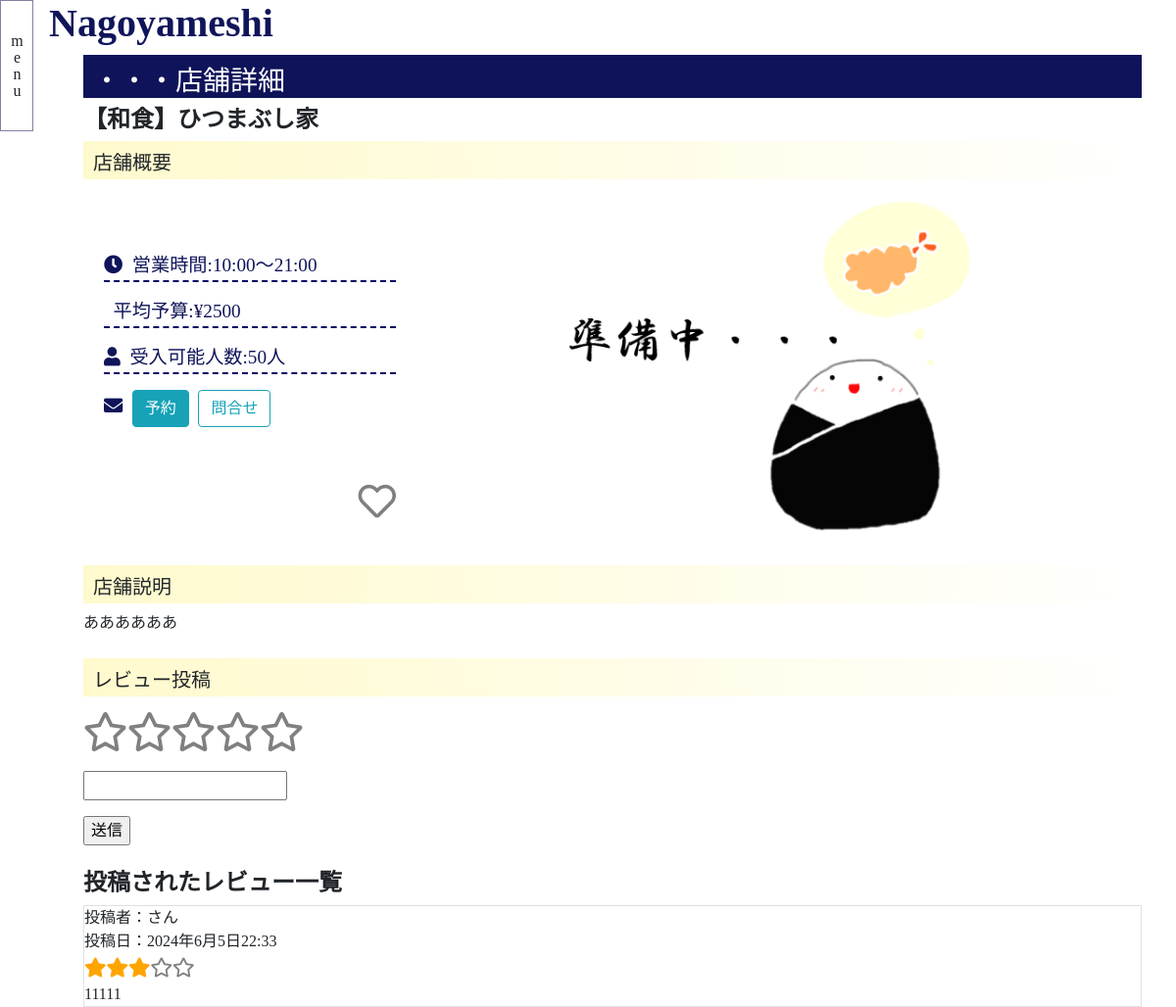
/restaurant/1/, run on an earlier commit of the app's database.
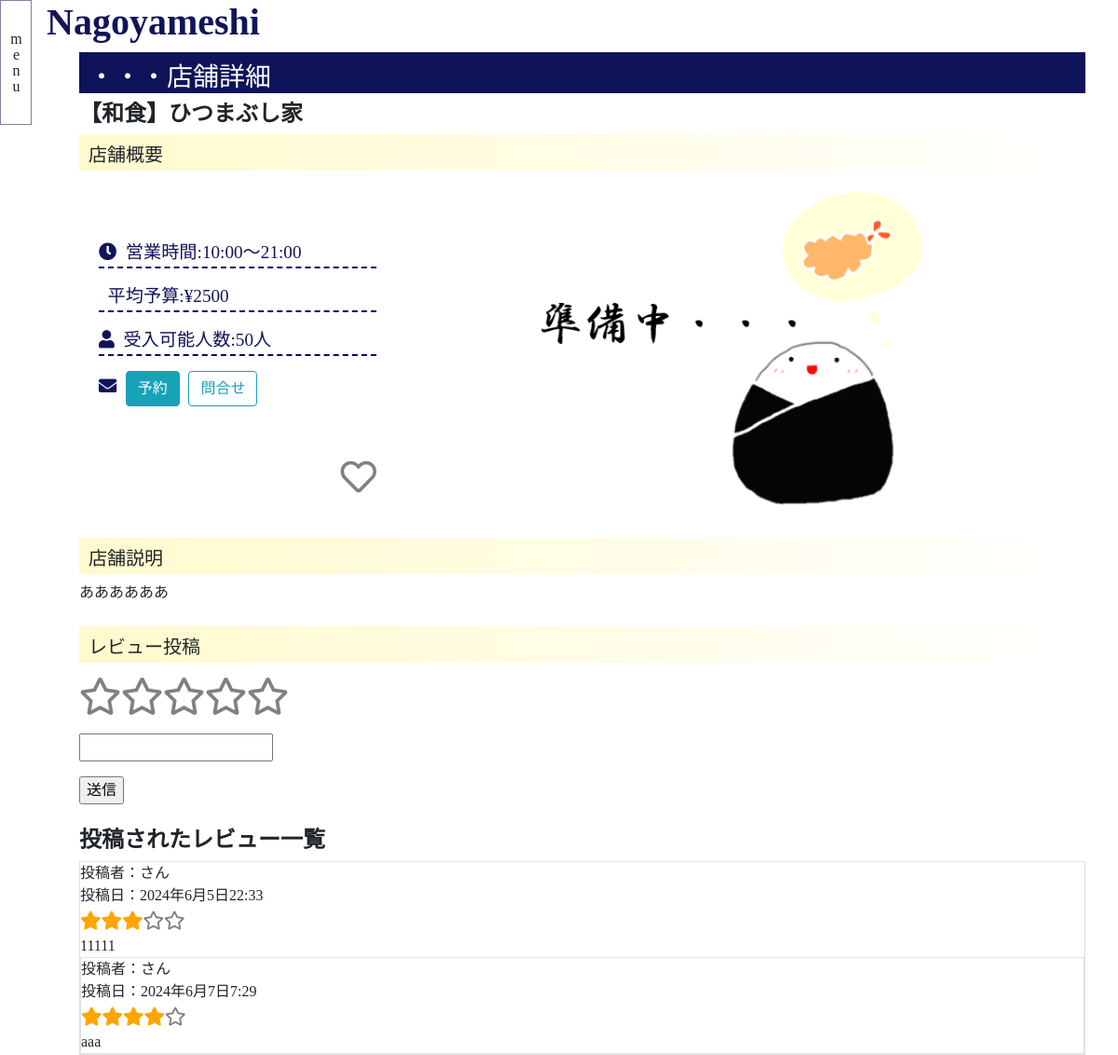
And on a later commit of the database.
### nagoyameshi/models.py (models this page shows)
class Review(models.Model):
    created_date = models.DateTimeField(verbose_name="作成日時", auto_now_add=True)
    user = models.ForeignKey(User, verbose_name="レビューユーザー", on_delete=models.CASCADE)
    restaurant = models.ForeignKey(Restaurant, verbose_name="対象飲食店", on_delete=models.CASCADE)
    comment = models.TextField(verbose_name="コメント")
    stars = models.IntegerField(verbose_name="評価", validators=[MinValueValidator(1),MaxValueValidator(5)])
    def star_icon(self):
        dic                 = {}
        dic["true_star"]    = self.stars * " "
        dic["false_star"]   = (5-self.stars)* " "
        return dic

### nagoyameshi/views.py (the view)
class RestaurantView(View):
    def get(self, request, pk, *args, **kwargs):
        print(pk)
        context = {}
        context["restaurant"]   = Restaurant.objects.filter(id=pk).first()
        context["reviews"]      = Review.objects.filter(restaurant=pk)
        return render(request, "nagoyameshi/restaurant.html", context)

### nagoyameshi/models.py (called while the page is built)
    def __str__(self):
        return self.name

### templates/nagoyameshi/restaurant.html (shortened to what this page needs)
{% extends "nagoyameshi/base.html" %}
{% block main %}
<div class="container">
<div class="table-responsive">
<section>
<h3>・・・店舗詳細</h3>
<h4>【{{ restaurant.category }}】{{ restaurant.name }}</h4>
<table style="width: 100%;">
  <tr>
  <h5>&nbsp;&nbsp;店舗概要</h5>
  <td>
          <br>
          <br>
        <ul class="outline">
          <div class="outline-list"><i class="fas fa-clock"></i>&nbsp;&nbsp;営業時間:{{ restaurant.start }}～{{ restaurant.end }}</div>
            <p class="u-line"></p>
          <div class="outline-list">&nbsp;&nbsp;平均予算:¥{{ restaurant.budget }}</div>
            <p class="u-line"></p>
          <div><i class="fas fa-user"></i>&nbsp;&nbsp;受入可能人数:{{ restaurant.capacity }}人</div>
            <p class="u-line"></p>
          <div>
          <i class="fas fa-envelope"></i>&nbsp;
          <input type="submit" value="予約" class="btn btn-info">&nbsp;
          <input type="submit" value="問合せ" class="btn btn-outline-info">
          </div>
          <br>
          <br>
          <div style="text-align: right;">
            <form action="{% url 'nagoyameshi:fav' restaurant.id %}" method="post">
              <label id="fav_check_label"  for="fav_submit">
                {% if is_faved %}
                <div class="on_fav"><i class="fas fa-heart fa-2x"></i></div>
                {% else %}
                <div class="off_fav"><i class="far fa-heart fa-2x"></i></div>
                {% endif %}
              </label>
          </form>
        </div>
        </ul>
      <td style="text-align: center;">
        <img src="{{ restaurant.img.url }}" alt="店舗画像" style="width: 70%; height: auto;">
      </td>
    </tr>
  </table>
  </div>
<h5>&nbsp;&nbsp;店舗説明</h5>
<div>{{ restaurant.description }}</div>
<br>
<h5>&nbsp;&nbsp;レビュー投稿</h5>
<form action="{% url 'nagoyameshi:review' restaurant.id %}" method="post">
  <div class="star_radio_label_area">
      <div class="star_radio_label_flex">
          <label class="star_radio_label" for="star_radio_5"><div class="true_star" ></div><div class="false_star"><i class="far fa-star"></i></div></label>
          <label class="star_radio_label" for="star_radio_4"><div class="true_star" ></div><div class="false_star"><i class="far fa-star"></i></div></label>
          <label class="star_radio_label" for="star_radio_3"><div class="true_star" ></div><div class="false_star"><i class="far fa-star"></i></div></label>
          <label class="star_radio_label" for="star_radio_2"><div class="true_star" ></div><div class="false_star"><i class="far fa-star"></i></div></label>
          <label class="star_radio_label" for="star_radio_1"><div class="true_star" ></div><div class="false_star"><i class="far fa-star"></i></div></label>
      </div>
  </div>
  <div>
    <p><input type="text" name="comment"></p>
  </div>
  <div>
    <input type="submit" value="送信">
  </div>
</form>
<br>
<h4>投稿されたレビュー一覧</h4>
{% for review in reviews %}
<div class="border">
  <div>投稿者：{{ review.users }}さん</div>
  <div>投稿日：{{ review.created_date }}</div>
    <div class="review_star">
        <span class="review_true_star">{% for s in review.star_icon.true_star %}<i class="fas fa-star"></i>{% endfor %}</span>
        <span class="review_false_star">{% for s in review.star_icon.false_star %}<i class="far fa-star"></i>{% endfor %}</span>
    </div>
    <div>{{ review.comment }}</div>
    {% empty %}
    <div>まだレビューはありません。</div>
    {% endfor %}
{% endblock %}

What changed in the data, as far as the page shows it:
added Review: created_date "2024年6月7日7:29", stars 4 (drawn), comment "aaa"
